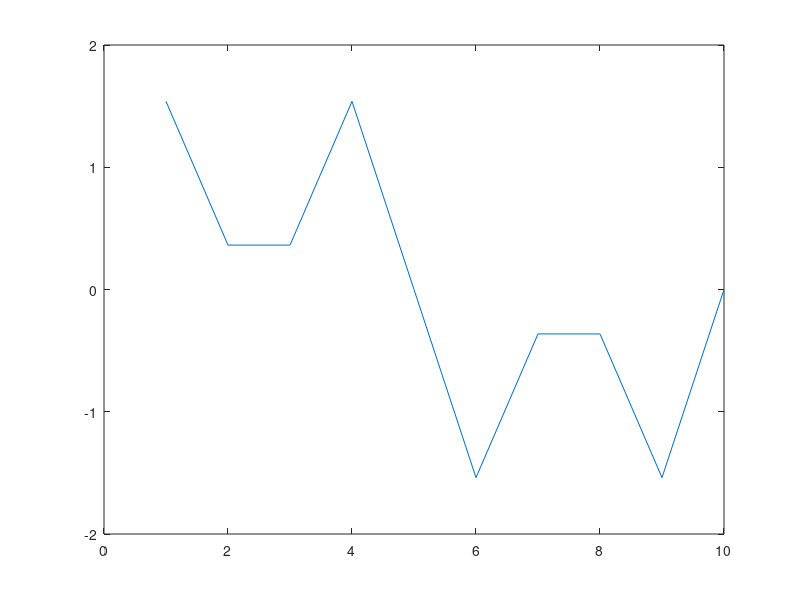

Write MATLAB code to recreate this figure.
duree = 10;t = 1:duree;amp = 1.0;freq1 = 1000.0;freq2 = 3000.0;FECH = 10000;x1 = amp * sin(2*pi*freq1*t/FECH)x2 = amp * sin(2*pi*freq2*t/FECH)plot(x1 + x2)